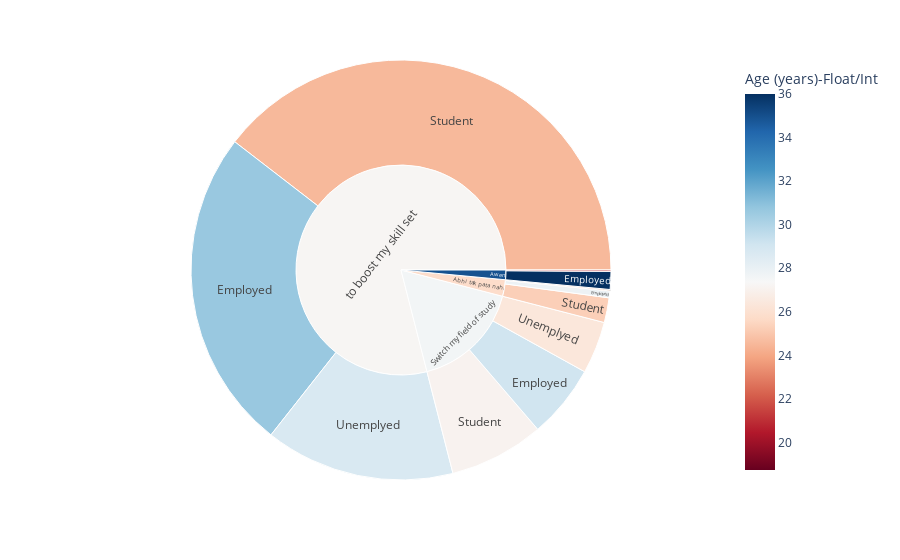

Notebook cell for this chart:
### Markdown cell above
## Sunburst Plot 2

### Code cell
import plotly.express as px
import numpy as np
fig = px.sunburst(data, path=['Purpose_for_chilla', 'What are you?'], values='How many hours you code a day? (int) e.g: 5,4,3',
                  color='Age (years)-Float/Int', hover_data=['Marital Status?'],
                  color_continuous_scale='RdBu',
                  color_continuous_midpoint=np.average(data['Age (years)-Float/Int'], weights=data['How many hours you code a day? (int) e.g: 5,4,3']))
fig.show()

### Figure 1 — Plotly figure (JSON) as saved in the notebook; plotly's stock layout.template omitted (floating-point values rounded to 4 significant figures)
{"data": [{"branchvalues": "total", "customdata": [["(?)", 27.8], ["Yes", 36], ["(?)", 29.1], ["(?)", 30.64], ["No", 25.27], ["No", 21], ["(?)", 27.07], ["(?)", 24.54], ["(?)", 24.95], ["(?)", 26.36], ["(?)", 28.72], ["(?)", 25.78], ["(?)", 34.93], ["(?)", 27.58], ["(?)", 27.23]], "domain": {"x": [0, 1], "y": [0, 1]}, "hovertemplate": "labels=%{label}<br>How many hours you code a day? (int) e.g: 5,4,3=%{value}<br>parent=%{parent}<br>id=%{id}<br>Marital Status?=%{customdata[0]}<br>Age (years)-Float/Int=%{color}<extra></extra>", "ids": ["Abhi tak pata nahi/Employed", "Awen/Employed", "Switch my field of study/Employed", "to boost my skill set/Employed", "Abhi tak pata nahi/Student", "Awen/Student", "Switch my field of study/Student", "to boost my skill set/Student", "Abhi tak pata nahi/Unemplyed", "Switch my field of study/Unemplyed", "to boost my skill set/Unemplyed", "Abhi tak pata nahi", "Awen", "Switch my field of study", "to boost my skill set"], "labels": ["Employed", "Employed", "Employed", "Employed", "Student", "Student", "Student", "Student", "Unemplyed", "Unemplyed", "Unemplyed", "Abhi tak pata nahi", "Awen", "Switch my field of study", "to boost my skill set"], "marker": {"coloraxis": "coloraxis", "colors": [27.8, 36, 29.1, 30.64, 25.27, 21, 27.07, 24.54, 24.95, 26.36, 28.72, 25.78, 34.93, 27.58, 27.23]}, "name": "", "parents": ["Abhi tak pata nahi", "Awen", "Switch my field of study", "to boost my skill set", "Abhi tak pata nahi", "Awen", "Switch my field of study", "to boost my skill set", "Abhi tak pata nahi", "Switch my field of study", "to boost my skill set", "", "", "", ""], "type": "sunburst", "values": [5, 13, 53.5, 234.5, 18, 1, 69, 373.5, 1.01, 38, 138, 24.01, 14, 160.5, 746]}], "layout": {"coloraxis": {"cmid": 27.37, "colorbar": {"title": {"text": "Age (years)-Float/Int"}}, "colorscale": [[0, "rgb(103,0,31)"], [0.1, "rgb(178,24,43)"], [0.2, "rgb(214,96,77)"], [0.3, "rgb(244,165,130)"], [0.4, "rgb(253,219,199)"], [0.5, "rgb(247,247,247)"], [0.6, "rgb(209,229,240)"], [0.7, "rgb(146,197,222)"], [0.8, "rgb(67,147,195)"], [0.9, "rgb(33,102,172)"], [1, "rgb(5,48,97)"]]}, "legend": {"tracegroupgap": 0}, "margin": {"t": 60}}}
